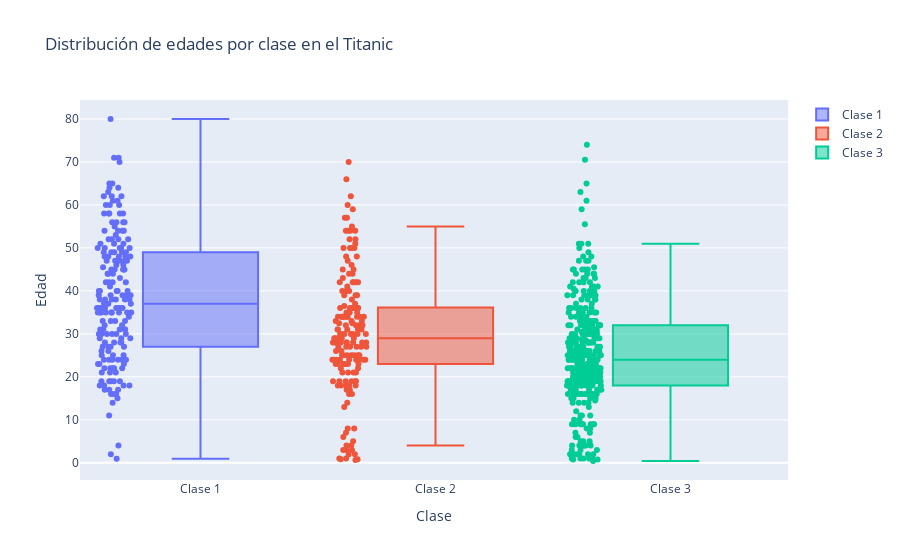

Notebook source saved alongside this figure:
### Code cell
fig = go.Figure()

for pclass in sorted(titanic_df['Pclass'].unique()):
    fig.add_trace(go.Box(y=titanic_df.loc[titanic_df['Pclass'] == pclass, 'Age'], name=f'Clase {pclass}', boxpoints='all'))

fig.update_layout(title='Distribución de edades por clase en el Titanic', xaxis_title='Clase', yaxis_title='Edad')
fig.show()

### Figure 1 — Plotly figure (JSON) as saved in the notebook; plotly's stock layout.template omitted (floating-point values rounded to 4 significant figures; data arrays with more than 128 entries replaced by an {"elided": "..."} marker saying what was removed)
{"data": [{"boxpoints": "all", "name": "Clase 1", "type": "box", "y": {"elided": "216 float values"}}, {"boxpoints": "all", "name": "Clase 2", "type": "box", "y": {"elided": "184 float values"}}, {"boxpoints": "all", "name": "Clase 3", "type": "box", "y": {"elided": "491 float values"}}], "layout": {"title": {"text": "Distribución de edades por clase en el Titanic"}, "xaxis": {"title": {"text": "Clase"}}, "yaxis": {"title": {"text": "Edad"}}}}
